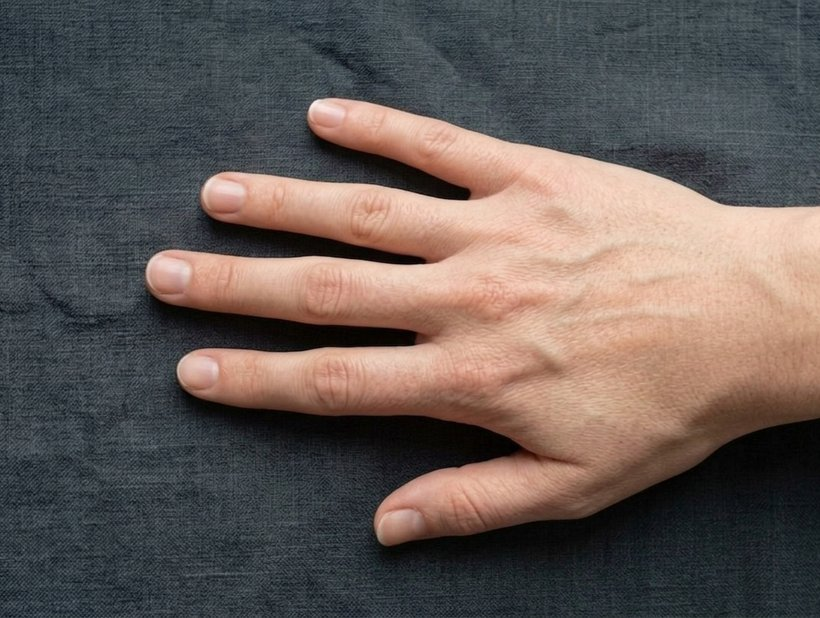
#> input picture assets/img/hand-real-right-sm.jpg, 820 x 618 px
$ python plateshape.py ../assets/img/hand-real-right-sm.jpg ../assets/img/hand-real-right.jpg 5 1.0
#> lines starting #> are read from the running program, lines starting #| are printed output that depends on the picture
import numpy as np, sys
from PIL import Image, ImageDraw
from scipy import ndimage as nd
im=Image.open(sys.argv[1]).convert('RGB'); q=np.asarray(im).astype(float)/255
#> further down, im is the input picture: PIL image 820x618 RGB; mean R, G, B 99.9, 89.8, 85.8
l=0.2126*q[...,0]+0.7152*q[...,1]+0.0722*q[...,2]
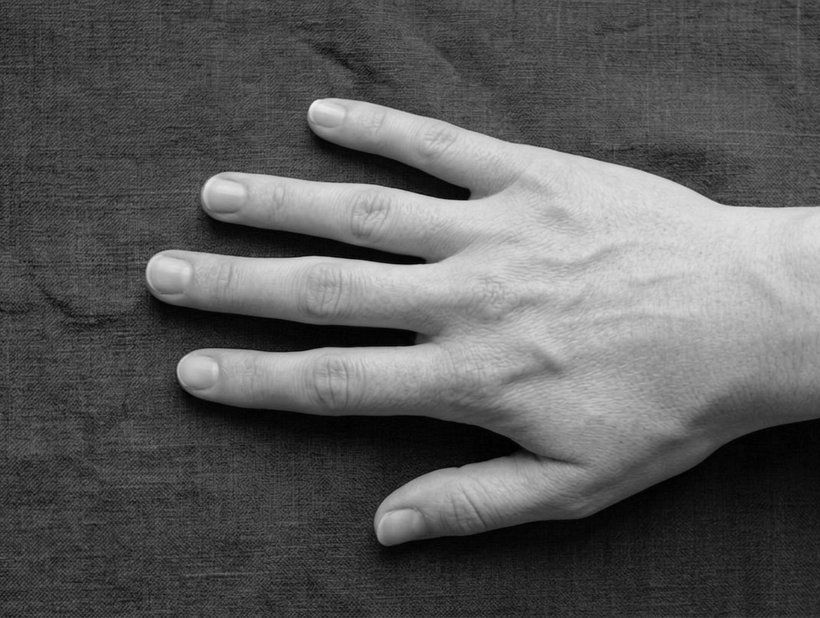
#> l: shape (618, 820) float64; min 0, max 0.95, mean 0.359
warm=q[...,0]-q[...,2]
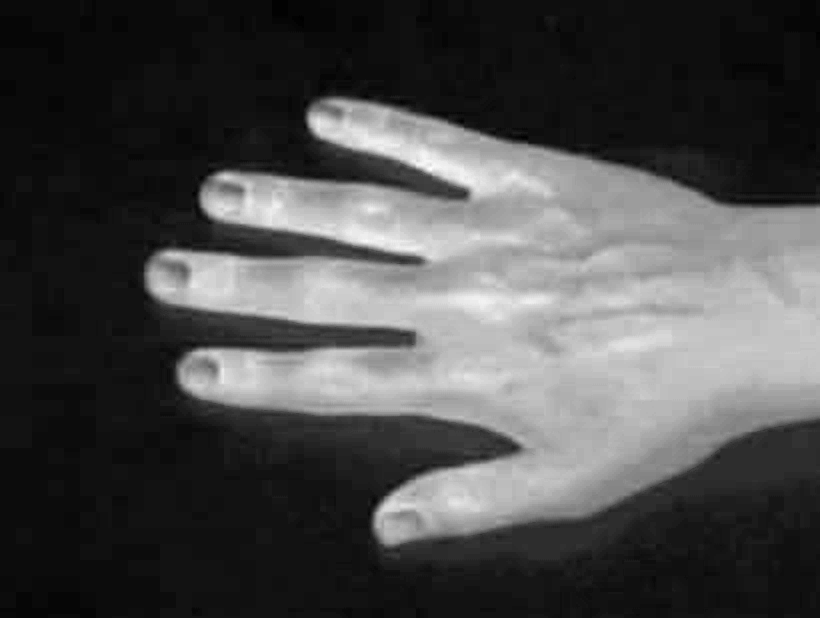
#> warm: shape (618, 820) float64; min -0.0863, max 0.392, mean 0.0551; drawn with min black and max white
#> (the run stopped early here; a loop or call above may not have finished)

$ run again, on assets/img/hand-real-sm.jpg
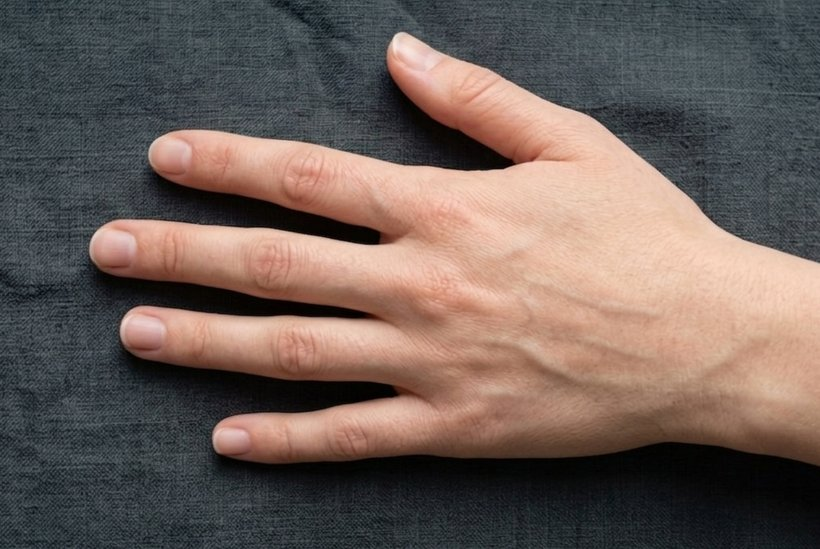
#> input picture assets/img/hand-real-sm.jpg, 820 x 549 px
#> im is the input picture: PIL image 820x549 RGB; mean R, G, B 109.5, 94.8, 88.8
#> `l=0.2126*q[...,0]+0.7152*q[...,1]+0.0722*q[...,2]`:
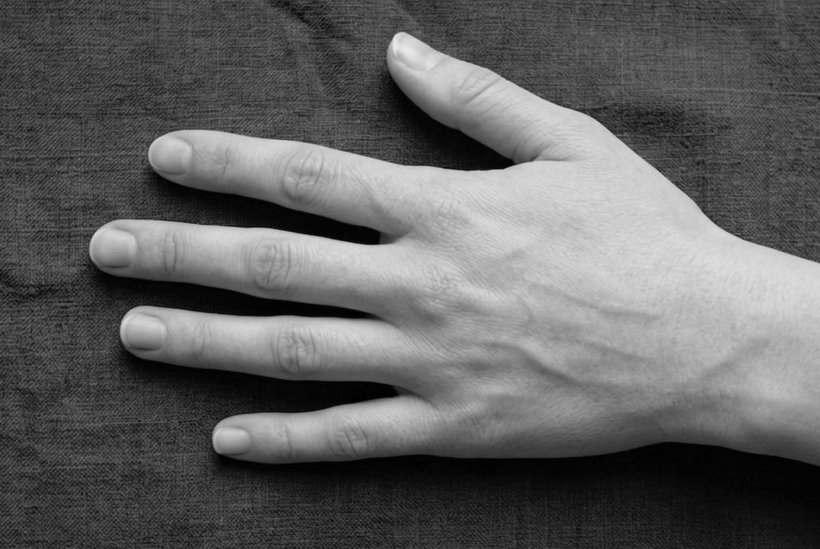
#> l: shape (549, 820) float64; min 0, max 0.92, mean 0.382
#> `warm=q[...,0]-q[...,2]`:
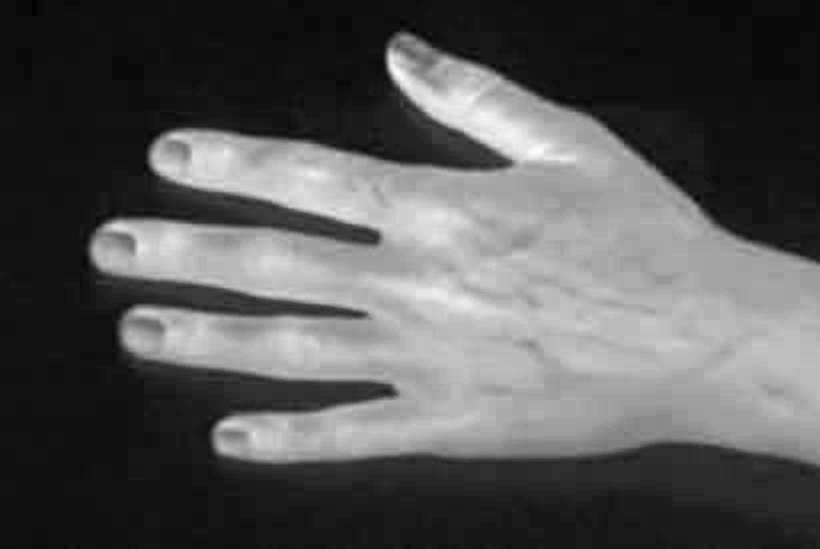
#> warm: shape (549, 820) float64; min -0.0863, max 0.404, mean 0.0813; drawn with min black and max white
